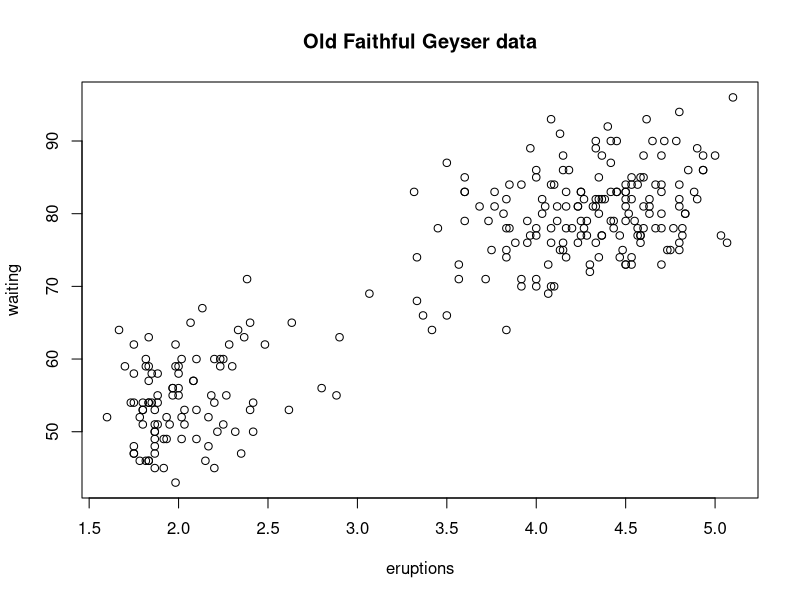
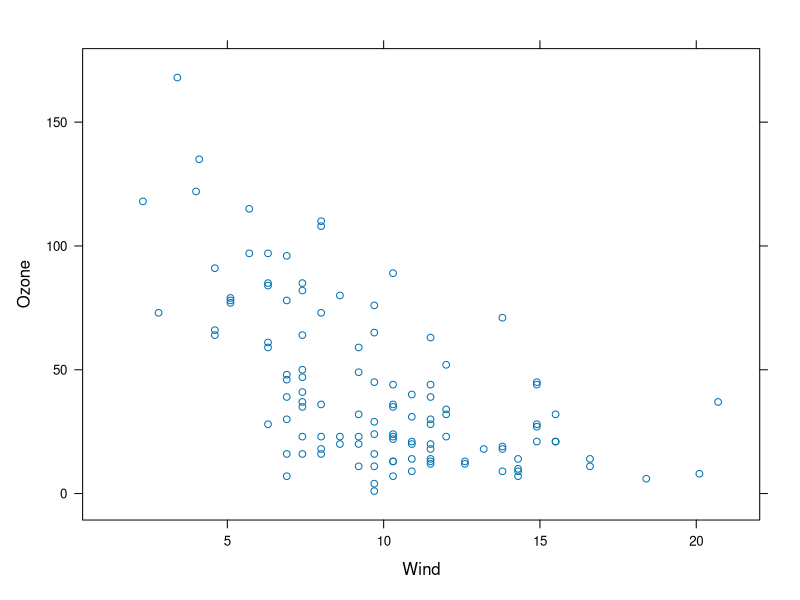

Source code (R) for these figures, in order:
## ---- chunk 1
knitr::opts_chunk$set(echo = TRUE)
## ---- chunk 2
library(datasets)
with(faithful, plot(eruptions, waiting)) ## make plot appear on the screen
title(main = "Old Faithful Geyser data")  ## Annotate with a title
## ---- chunk 3
library(lattice)
library(datasets)
## simple scatterplot
xyplot(Ozone ~ Wind, data = airquality)
